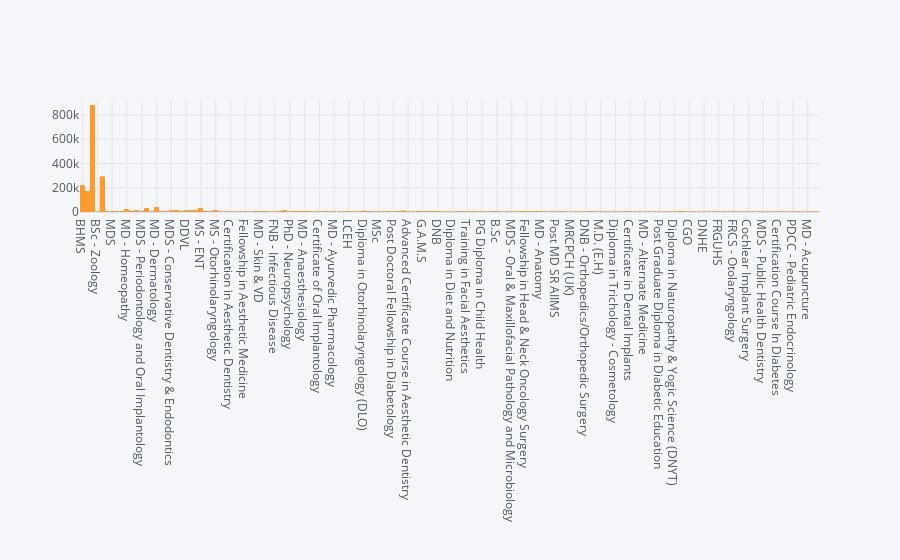

The notebook cell this image was saved under:
### Markdown cell above
### Bar chart between Qualification1,Qualification2 & Fees

### Code cell
df.iplot(kind="bar",x="Qualification1",y="Fees")

### Figure 1 — Plotly figure (JSON) as saved in the notebook; plotly's stock layout.template omitted (floating-point values rounded to 4 significant figures; data arrays with more than 128 entries replaced by an {"elided": "..."} marker saying what was removed)
{"data": [{"marker": {"color": "rgba(255, 153, 51, 0.6)", "line": {"color": "rgba(255, 153, 51, 1.0)", "width": 1}}, "name": "Fees", "orientation": "v", "text": "", "type": "bar", "x": {"elided": "5935 str values"}, "y": {"elided": "5935 int values"}}], "layout": {"legend": {"bgcolor": "#F5F6F9", "font": {"color": "#4D5663"}}, "paper_bgcolor": "#F5F6F9", "plot_bgcolor": "#F5F6F9", "title": {"font": {"color": "#4D5663"}}, "xaxis": {"gridcolor": "#E1E5ED", "showgrid": true, "tickfont": {"color": "#4D5663"}, "title": {"font": {"color": "#4D5663"}, "text": ""}, "zerolinecolor": "#E1E5ED"}, "yaxis": {"gridcolor": "#E1E5ED", "showgrid": true, "tickfont": {"color": "#4D5663"}, "title": {"font": {"color": "#4D5663"}, "text": ""}, "zerolinecolor": "#E1E5ED"}}}
